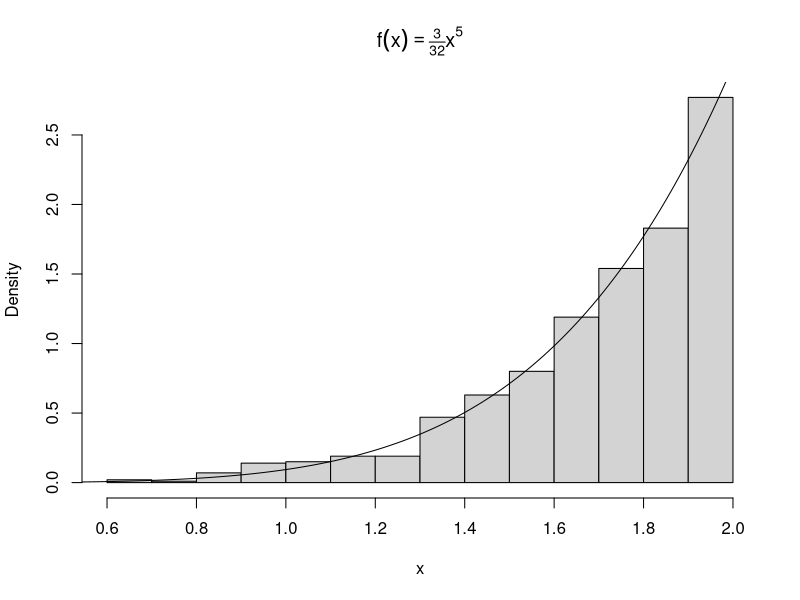
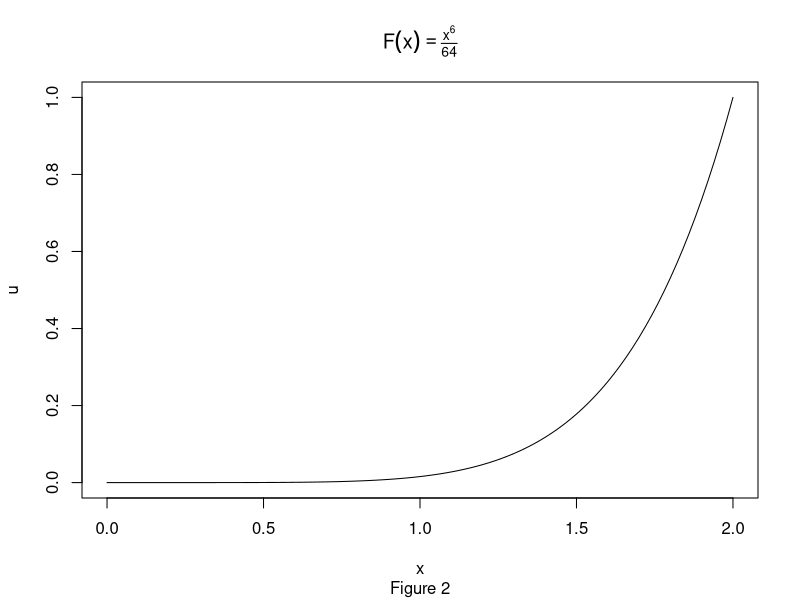
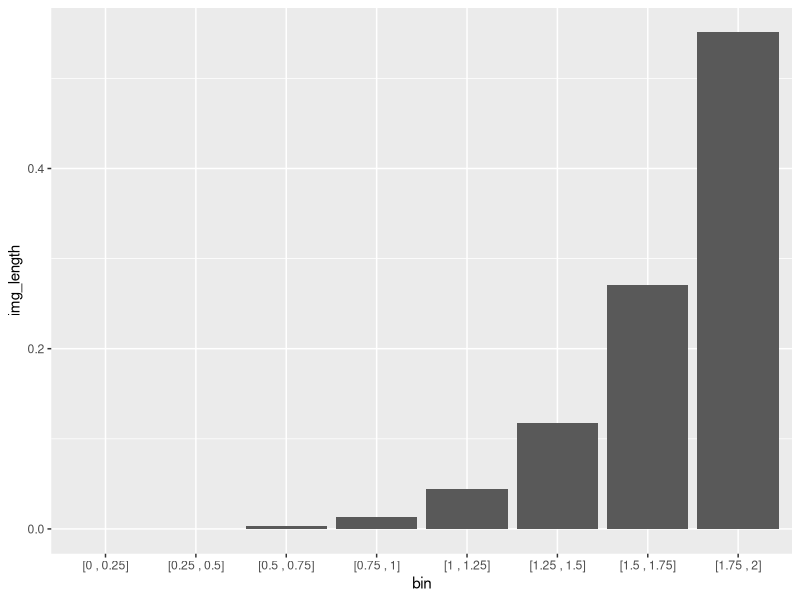
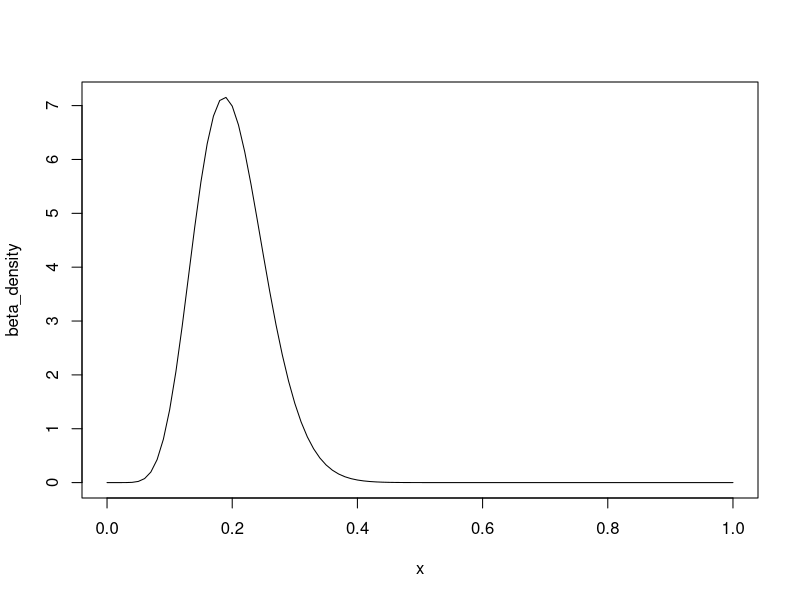
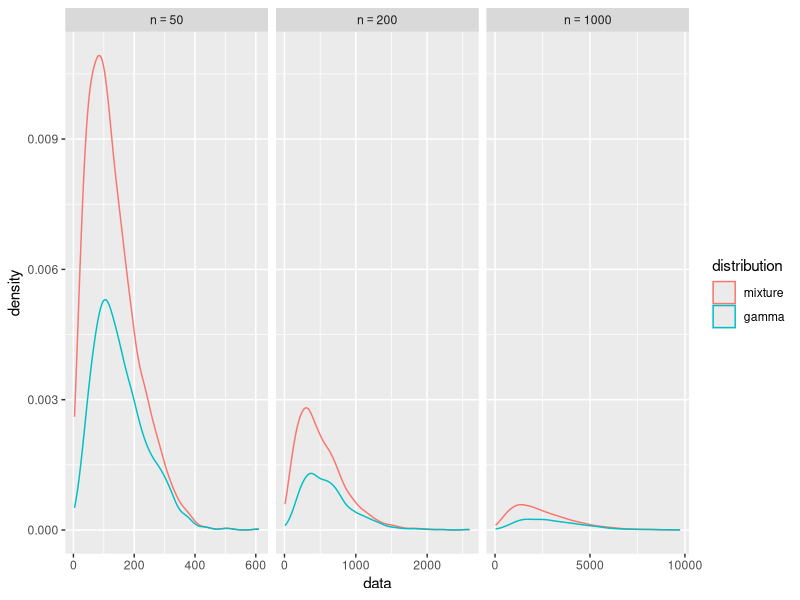

These charts were generated, in order, by the following R code:
## ---- chunk 1
knitr::opts_chunk$set(cache=TRUE)
library(tidyverse)
library(stringr)
## ---- chunk 2
n <- 1000
u <- runif(n)
x <- 2*u^(1/6)
hist(x, probability = TRUE, main = expression(f(x)==textstyle(frac(3,32))*x^5))
y <- seq(0, 2, .01)
lines(y, 3/32 * y^5)
## ---- chunk 3
F <- function(x){x^6 / 64}
plot.function(F, from = 0, to = 2, ylab = "u", main = expression(F(x)==textstyle(frac(x^6,64))), sub = "Figure 2")
## ---- chunk 4
init_points <- seq(0, 1.75, .25)
end_points <- seq(.25, 2, .25)
img_init_points <- round(F(init_points),3)
img_end_points <- round(F(end_points),3)
img_length <- round(img_end_points - img_init_points,3)

as_interval <- function(a, b){
  str_c("[", a, " , ", b, "]")
}

img_table <- tibble(
  bin = as_interval(init_points, end_points),
  image = as_interval(img_init_points, img_end_points),
  img_length = img_length

)

knitr::kable(img_table, caption = "Note infinitesimals truncated to 0")

img_plot <- ggplot(data = img_table, mapping = aes(x = bin, y = img_length)) +
  geom_bar(stat = "identity")
  

## ---- chunk 5
img_plot
## ---- chunk 6
a <- 10
b <- 40
beta_density <- function(x) {
  (1/beta(a,b)) * x^(a-1) * (1-x)^(b-1)
}

plot.function(beta_density, from = 0, to = 1)
## ---- chunk 7
beta_mode <- function(a,b){
  (a-1)/(a+b-2)
}
my_x <- beta_mode(a,b)
my_c <- beta_density(my_x) 

## ---- chunk 8
n <- 1000  #target sample size
k <- 0     #counter for accepted
j <- 0     #iterations
y <- numeric(n)
acceptance_ratio <- function(x){beta_density(x)/my_c}

while(k < n){
  acceptance_threshold <- runif(1)
  j <- j + 1
  x <- runif(1)    #random variate from g
  if(acceptance_ratio(x) > acceptance_threshold){
    #accept x
    k <- k + 1
    y[k] <-  x
  }
}
## ---- chunk 9
library(stringr)
#compare empirical and theoretical percentiles
p <- seq(.1, .9, .1)
Qsim <- quantile(y, p) #quantiles of sample
Q <- qbeta(p, a, b)    #theoretical quantiles
percentiles <- str_c(as.character(seq(10,90,10)),"%")
my_table <- rbind(Qsim, Q)
names(my_table) <- percentiles
knitr::kable(my_table, caption = "Pariwise comparison of empirical and theorectical quantile")

## ---- chunk 10
library(tidyverse)
n <- 1000
nu <- 6
X <- matrix(rnorm(n*nu), n, nu)^2
y <- rowSums(X)

comp <- data.frame(
theoretical = c(nu, 2*nu),
empirical = c(mean(y), mean(y^2) - (mean(y))^2),
row.names = c("mean", "variance")
)

knitr::kable(comp)


## ---- chunk 11
library(tidyverse)

N <- 1000 # sample size
n <- 50
r <- 3
gamma_mixture <- function(n = 50, r = 3, N = 1000){
  # n is the number of variables we are mixing
  # N is the sample size we a generating 
  index <- 1:n
  weights <- index/((n*(n+1))/2)
  index_sample <- sample(index, size = N, replace = TRUE, prob = weights)
  lambda <- 1/index_sample
  mixture_sample <- rgamma(N, shape = r, rate = lambda)
  mixture_sample
}

sizes <- c(50, 200, 1000)

sizes %>%
  map(function(x) gamma_mixture(n = x)) ->
  mixture_list

sizes %>%
  map(function(x) rgamma(N, shape = r, rate = 1/x)) -> 
  gamma_list

df <- tibble(
  data = c(mixture_list, gamma_list),
  n_size = rep(sizes, times = 2),
  distribution = factor(rep(c("mixture", "gamma"), each = 3), levels = c("mixture", "gamma"))
)

library(magrittr)
library(scales)
df %<>% unnest()

ggplot(data = df, aes(x = data)) +
  geom_density(position = "stack", aes(color = distribution)) +
  scale_x_continuous(breaks = scales::pretty_breaks(n = 3)) +
  facet_grid(. ~n_size, scales = "free",  labeller = label_bquote(cols = n == .(n_size)))
